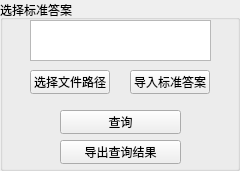
   <widget class="QGroupBox" name="groupBox_10">
    <property name="enabled">
     <bool>true</bool>
    </property>
    <property name="geometry">
     <rect>
      <x>30</x>
      <y>260</y>
      <width>240</width>
      <height>171</height>
     </rect>
    </property>
    <property name="title">
     <string>选择标准答案</string>
    </property>
    <widget class="QPushButton" name="selectAnswerButton">
     <property name="geometry">
      <rect>
       <x>30</x>
       <y>70</y>
       <width>80</width>
       <height>24</height>
      </rect>
     </property>
     <property name="text">
      <string>选择文件路径</string>
     </property>
    </widget>
    <widget class="QTextEdit" name="answerFileTextEdit">
     <property name="geometry">
      <rect>
       <x>30</x>
       <y>20</y>
       <width>181</width>
       <height>41</height>
      </rect>
     </property>
    </widget>
    <widget class="QPushButton" name="insertAnswerButton">
     <property name="geometry">
      <rect>
       <x>130</x>
       <y>70</y>
       <width>80</width>
       <height>24</height>
      </rect>
     </property>
     <property name="text">
      <string>导入标准答案</string>
     </property>
    </widget>
    <widget class="QPushButton" name="queryButton">
     <property name="geometry">
      <rect>
       <x>60</x>
       <y>110</y>
       <width>121</width>
       <height>24</height>
      </rect>
     </property>
     <property name="text">
      <string>查询</string>
     </property>
    </widget>
    <widget class="QPushButton" name="exportButton">
     <property name="geometry">
      <rect>
       <x>60</x>
       <y>140</y>
       <width>121</width>
       <height>24</height>
      </rect>
     </property>
     <property name="text">
      <string>导出查询结果</string>
     </property>
    </widget>
   </widget>
